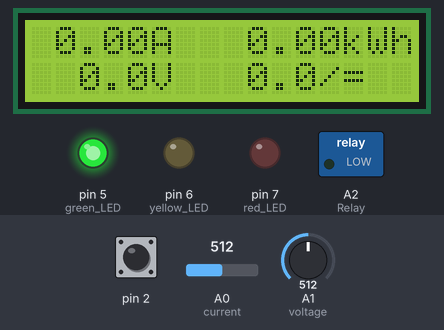
Simulated run of this sketch. Board: Arduino Uno, built with avr-gcc and run on an emulated ATmega328P. Parts: 16×2 character LCD, switched loads named in the sketch (green lamp = pin HIGH), output pins drawn as LEDs (lit = HIGH). The test bench sets the inputs (shaded band); at power-on: A1 (voltage) = 512, pin 2 HIGH, A0 (current) = 512. The modem accepts every AT command (registered, SIM ready, sends succeed) and sends nothing else; what the sketch prints to the serial monitor is not drawn.

Above: at 20.7 s.
20.8 s: A1 (voltage) set to 490
At 23.5 s:
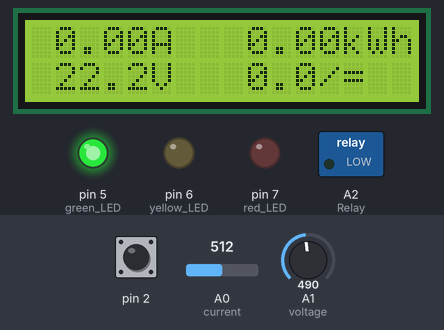
23.8 s: A1 (voltage) set to 306
At 26.1 s:
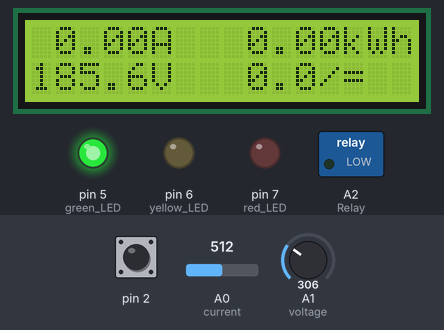
26.6 s: A1 (voltage) set to 510
At 28.3 s:
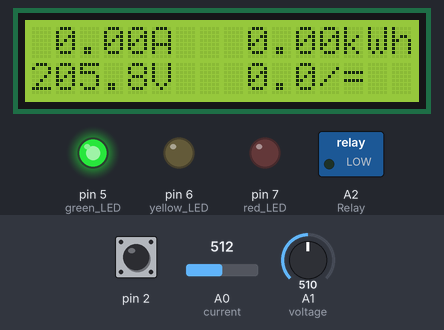
Timing chart, 0 to 29.8 s (numbered marks = the images above; inputs shaded):
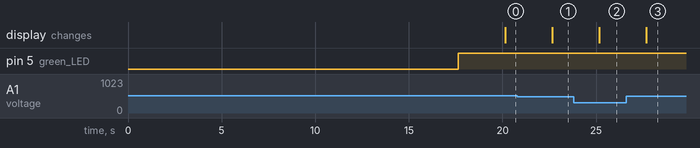

Measured:
- after the input at 20.8 s, the display: changes after 1.9 s (image 1)
- after the input at 23.8 s, the display: changes after 1.4 s (image 2)
- after the input at 26.6 s, the display: changes after 1.1 s (image 3)

The sketch:

project.ino
```cpp
#include <LiquidCrystal.h>
#include <SoftwareSerial.h>

int M_send = 0;
double timeCount;
float OnekwhPrice = 100.00;

// ------------------- gsm module ------------------------------------------
SoftwareSerial mySerial(3, 4); //SIM800L Tx & Rx is connected to Arduino #2 & #3
String message = "";

// -------------------- lcd display --------------------------------------
LiquidCrystal lcd( 13, 12, 11, 10, 9, 8);
float current = 0.00;
float kwh = 0.00;
float power = 0.00;
float rs = 0.00;

// -------------------- current sensor --------------------------------
//#define calibration_const 355.55
//float cur_val;
//float cur_Samples = 0.0;
float Avg_cur = 0.0;

int mVperAmp = 185;           // this the 5A version of the ACS712 -use 100 for 20A Module and 66 for 30A Module
double sensorRead = 0;
double ReadRMS = 0;
double AmpsRMS = 0;

// -------------------- voltage sensor -------------------------------
//float vol_read;
//float vol_Sample = 0.0;
float RMSvol_mean = 0.0;

double VsensorRead = 0;
double VReadRMS = 0;


void setup() {

  pinMode( A0, INPUT);      // current
  pinMode( A1, INPUT);      // voltage
  pinMode( A2, OUTPUT);      // Relay
  pinMode( 5, OUTPUT);      // green LED
  pinMode( 6, OUTPUT);      // yellow LED
  pinMode( 7, OUTPUT);      // red LED

  attachInterrupt(digitalPinToInterrupt(2), Rset, FALLING);    // interrupt

  digitalWrite(A2, LOW);
  digitalWrite(5, LOW);
  digitalWrite(6, LOW);
  digitalWrite(7, LOW);

  lcd.begin(16,2);

  //Begin serial communication with Arduino and Arduino IDE (Serial Monitor)
  Serial.begin(9600);

  //Begin serial communication with Arduino and SIM800L
  mySerial.begin(9600);

  Serial.println("Initializing...");
  delay(500);

  int delayTime = 1000;
  mySerial.println("AT\r"); //Once the handshake test is successful, it will back to OK
  GSM_update();
  delay(delayTime);
  mySerial.println("AT+CSQ\r"); //Signal quality test, value range is 0-31 , 31 is the best
  GSM_update();
  delay(delayTime);
  mySerial.println("AT+CCID\r"); //Read SIM information to confirm whether the SIM is plugged
  GSM_update();
  delay(delayTime);
  mySerial.println("AT+CREG?\r"); //Check whether it has registered in the network
  GSM_update();
  delay(delayTime);
  mySerial.println("AT+CMGF=1\r"); // Configuring TEXT mode
  GSM_update();
  delay(delayTime);
  mySerial.println("AT+CNMI=1,2,0,0,0\r"); // Decides how newly arrived SMS messages should be handled
  GSM_update();
  delay(delayTime);

  delay(5000);
  Serial.println("");
  Serial.println("-------- starting-----------");

}

void loop() {
  double t1 = millis();

  if ( kwh >= 0 && kwh < 8) {
    digitalWrite(5, HIGH);
    digitalWrite(6, LOW);
    digitalWrite(7, LOW);
  }
  else if ( kwh >= 8 && kwh < 10) {
    digitalWrite(5, LOW);
    digitalWrite(6, HIGH);
    digitalWrite(7, LOW);
  }
  else if ( kwh >= 10) {
    digitalWrite(5, LOW);
    digitalWrite(6, LOW);
    digitalWrite(7, HIGH);
  }

  // sending messsage if kwh higher that given value
  if ( kwh >= 10 && M_send == 0) {
    mySerial.println("AT+CMGF=1");                          // Configuring TEXT mode
    GSM_update();
    mySerial.println("AT+CMGS=\"+94728637971\"");           // change phone number
    GSM_update();
    mySerial.print("power overload");                       //text content
    GSM_update();
    mySerial.write(26);
    Serial.println("message send");
    M_send = 1;
  }


  current_Read();
  voltage_Read();

  GSM_update();

  current = Avg_cur/1000;                   // current in A
  power = current * RMSvol_mean/1000;            // calculate power kW

  double t2 = millis();
  timeCount = timeCount + (t2-t1)/1000;

  kwh = kwh + (power * timeCount)/3600;     // calculate kmh
  timeCount = 0.0;

  if ( kwh <= 5) {
    OnekwhPrice = 100;
  }
  else if ( kwh <= 10) {
    OnekwhPrice = 120;
  }
  else if ( kwh <= 20) {
    OnekwhPrice = 140;
  }
  else if ( kwh <= 40) {
    OnekwhPrice = 160;
  }
  else{
    OnekwhPrice = 200;
  }
  rs = kwh * OnekwhPrice;                   // calculate cost

  Serial.println(current);
  Serial.println(RMSvol_mean);
  Serial.println(power);
  Serial.println(kwh);
  Serial.println(rs);
  lcd_Display();

  Serial.println("\n");
  double t3 = millis();
  timeCount = timeCount + (t3-t2)/1000;


}


// GSM code -----------------------
void GSM_update() {
  message = "";
  delay(1000);

  if (Serial.available()) {
    mySerial.write(Serial.read());

    while (Serial.available() >0) {
      byte dumpByte = Serial.read();            //Forward what Serial received to Software Serial Port
    }
  }

  while (mySerial.available() > 1) {
    char c = mySerial.read();
    message = message + c ;
  }

//  Serial.println("vvvvvvvvvvvvv");
  Serial.print(message);
//  Serial.println("^^^^^^^^^^^^^^^^^");
//  Serial.println(message.substring(51));

  if ( message.substring(51,54) == "OFF") {
     Serial.println("===============switch off==============");
     digitalWrite( A2, HIGH);                  // on the relay
  }
  else if( message.substring(51,53) == "ON") {
    digitalWrite( A2, LOW);                  // off the relay
  }
  else if ( message.substring(51,58) == "details") {
    char R_value1[10];
    char R_value2[10];
    char R_value3[10];
    char R_value4[10];
    char text[40];
    dtostrf(current,5,2, R_value1);
    dtostrf(kwh, 5, 1, R_value3);
    dtostrf(RMSvol_mean, 5, 1, R_value2);
    dtostrf(rs, 5, 1, R_value4);
    sprintf( text, "%sA, %sV, %skwh, %s/=", R_value1, R_value2, R_value3, R_value4);

    Serial.println("Sending details");
    mySerial.println("AT+CMGF=1");                          // Configuring TEXT mode
    GSM_update();
    mySerial.println("AT+CMGS=\"+94728637971\"");           // change phone number
    GSM_update();
    mySerial.print(text);                                   //text content
    GSM_update();
    mySerial.write(26);
    Serial.println("message send");
  }

}


void Rset() {
  kwh = 0.00;
  power = 0.00;
  rs = 0.00;
}
```

current_S.ino
```cpp
//void current_Read() {
//  cur_Samples = 0.0;
//  Avg_cur = 0.0;
//
//  for ( int i=0; i< 150; i=i+1) {
//    cur_val = analogRead(A0);
//    cur_Samples = cur_Samples + cur_val;
//    delay(3);
//  }
//
//  Avg_cur = (cur_Samples/150.0) * (5.0/1024.0) * calibration_const;
////  Serial.print("current : ");
////  Serial.print( Avg_cur);             //  print average current
////  Serial.println( " mA");
//
//}

void current_Read() {
  Avg_cur = 0.0;

  sensorRead = getVPP();
  ReadRMS = (sensorRead/2.0) *0.707;   //root 2 is 0.707
  AmpsRMS = (ReadRMS * 1000)/mVperAmp;

  Avg_cur = AmpsRMS * 1000;

//  Serial.print(AmpsRMS);
//  Serial.println(" Amps RMS  ---  ");
}


float getVPP()
{
  float result;
  int readValue;                // value read from the sensor
  int maxValue = 0;             // store max value here
  int minValue = 1024;          // store min value here

   uint32_t start_time = millis();
   while((millis()-start_time) < 500) //sample for 1 Sec
   {
       readValue = analogRead(A0);
       // see if you have a new maxValue
       if (readValue > maxValue)
       {
           /*record the maximum sensor value*/
           maxValue = readValue;
       }
       if (readValue < minValue)
       {
           /*record the minimum sensor value*/
           minValue = readValue;
       }
   }

   // Subtract min from max
   result = ((maxValue - minValue) * 5.0)/1024.0;

   return result;
 }
```

voltage_S.ino
```cpp
void voltage_Read() {
//  vol_Sample = 0.0;
//
//  for ( int i=0; i< 100; i=i+1) {
//    vol_read = analogRead(A1)-512;
//    vol_Sample = vol_Sample + sq(vol_read);
//
//  }
//
//  float vol_mean = vol_Sample/100.0;
//  RMSvol_mean = (sqrt(vol_mean))*2.5;

//  Serial.print("voltage :");
//  Serial.print(RMSvol_mean);        // print rms voltage
//  Serial.println(" V");

// -------------------------------------------------
//  RMSvol_mean = 0.0;

  VsensorRead = getVVPP();
  VReadRMS = (VsensorRead/2.0) *0.707;   //root 2 is 0.707
  RMSvol_mean = (VReadRMS )*2.8532;

}

float getVVPP()
{
  float Vresult;
  int VreadValue;                // value read from the sensor
  int VmaxValue = 0;             // store max value here
  int VminValue = 1024;          // store min value here

   uint32_t start_time = millis();
   while((millis()-start_time) < 1000) //sample for 1 Sec
   {
       VreadValue = analogRead(A1);
       // see if you have a new maxValue
       if (VreadValue > VmaxValue)
       {
           /*record the maximum sensor value*/
           VmaxValue = VreadValue;
       }
       if (VreadValue < VminValue)
       {
           /*record the minimum sensor value*/
           VminValue = VreadValue;
       }
   }

   // Subtract min from max
   Vresult = ((VmaxValue - VminValue) );
   Serial.println(Vresult);

   return Vresult;
 }
```

lcd.ino
```cpp
void lcd_Display() {
  char R_value[10];
  char text[10];

  lcd.clear();

  lcd.setCursor(0,0);
  dtostrf(current,5,2, R_value);
  sprintf( text, "%sA", R_value);
  Serial.println(text);
  lcd.print(text);

  lcd.setCursor(7,0);
  dtostrf(kwh, 6, 2, R_value);
  sprintf( text, "%skWh", R_value);
  Serial.println(text);
  lcd.print(text);

  lcd.setCursor(0,1);
  dtostrf(RMSvol_mean, 5, 1, R_value);
  sprintf( text, "%sV", R_value);
  Serial.println(text);
  lcd.print(text);

  lcd.setCursor(7,1);
  dtostrf(rs, 5, 1, R_value);
  sprintf( text, "%s/=", R_value);
  Serial.println(text);
  lcd.print(text);

}
```
